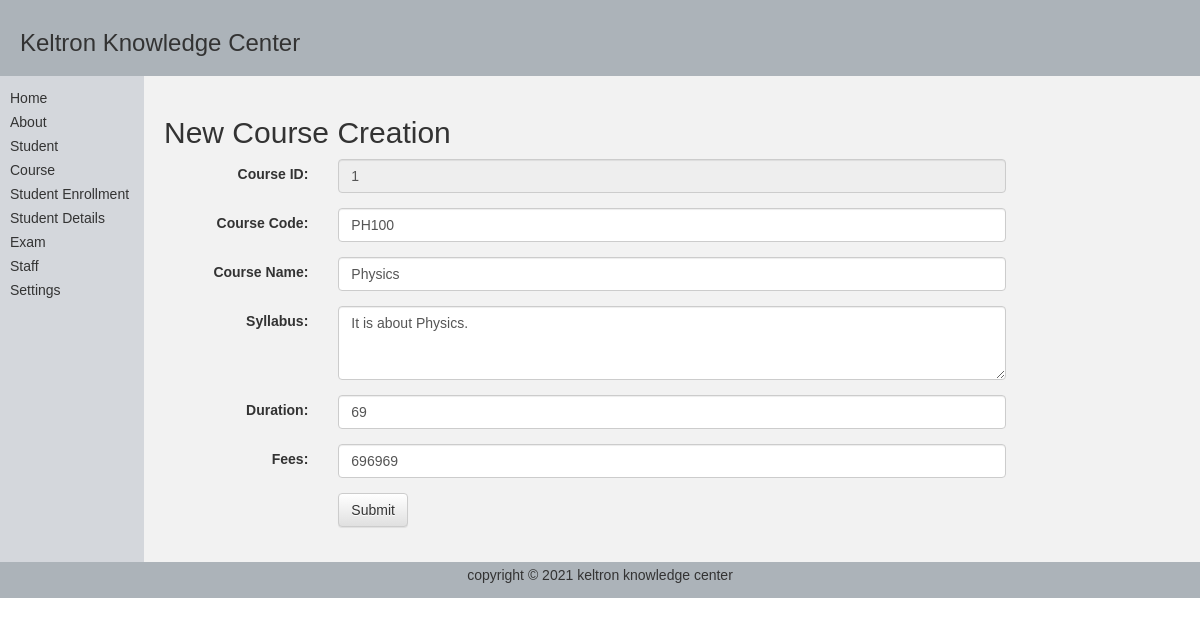
The app's page /views/course_details/course_edit.php?course_id=1 with its own data.
### tables this page shows
CREATE TABLE `course_details` (
  `course_id` int(11) UNSIGNED NOT NULL,
  `course_code` varchar(15) NOT NULL,
  `course_name` varchar(50) NOT NULL,
  `syllabus` varchar(10000) NOT NULL,
  `duration` int(11) NOT NULL,
  `fees` int(11) NOT NULL,
  `updated_by` varchar(15) NOT NULL,
  `updated_on` timestamp NOT NULL DEFAULT current_timestamp() ON UPDATE current_timestamp()
);

### db/DBConnection.class.php (called while the page is built, shortened)
<?php
class DBConnection{
    public static $servername = "localhost";
	public static $username = "root";
	public static $password = "";
	public static $dbase = "KeltronDB";
	static function  getConnect(){
		$connection = new mysqli(self::$servername, self::$username, self::$password,self::$dbase );
		return $connection;
	}
	static function execQery($sql){
		try{
			$result = null;
			$conn = self::getConnect();
			if ($conn->connect_error) {
	  				$result = null;
				}
			else{
					$result = $conn->query($sql);
				}
		}
		catch(Exception $e) {
  			$result = null;
		}
		return $result;
	}
}
?>

### service/courseService.php (called while the page is built, shortened)
<?php
    require_once( ROOT_DIR.'/../db/DBConnection.class.php' );
class CourseService{
function getCourse($course_id){
	$sql  =  "select * from course_details where course_id='$course_id'";
	$result = DBConnection::execQery($sql);
	return $result;
}
}
?>

### views/course_details/course_edit.php (the view, shortened to what this page needs)
<?php
    require_once( ROOT_DIR.'/../service/courseService.php' );
$course_id = $course_code = $course_name = $syllabus = $duration = $fees = "";
$error = false;
if ($_SERVER["REQUEST_METHOD"] == "POST") {
  $course_id = $_POST['course_id'];
  $course_code = $_POST['course_code'];
  $course_name = $_POST['course_name'];
  $syllabus = $_POST['syllabus'];
  $duration = $_POST['duration'];
  $fees = $_POST['fees'];
  if (filter_var($course_id, FILTER_VALIDATE_INT)) {}
  else {
    $errCourse_id = "* Course ID should not be empty";
    $error = true;
  }
  if(empty($course_code)){
    $errCourse_code = "* Course Code should not be empty";
    $error = true;
  }
  if(empty($course_name)){
      $errCourse_name = "* Course Name should not be empty";
      $error = true;
  }
  if(empty($syllabus)){
      $errSyllabus = "* Syllabus need to be specified";
      $error = true;
  }
  if (filter_var($duration, FILTER_VALIDATE_INT)) {
  } else {
      $errDuration = "should be a valid integer";
      $error = true;
  }
  if (filter_var($fees, FILTER_VALIDATE_INT)) {
  } else {
      $errFees = "should be a valid integer";
      $error = true;
  }
  if($error == true ){
      $message = "Please fix the errors";
  }else{
       $oldcourse_id=$_POST['oldcourse_id'];
       $oldcourse_code=$_POST['oldcourse_code'];
       $oldcourse_name=$_POST['oldcourse_name'];
       $oldsyllabus=$_POST['oldsyllabus'];
       $oldduration=$_POST['oldduration'];
       $oldfees=$_POST['oldfees'];
    if ($course_id==$oldcourse_id && $course_code==$oldcourse_code && $course_name==$oldcourse_name && $syllabus==$oldsyllabus && $duration==$oldduration && $fees==$oldfees) {
        $_SESSION["message"] = "No Changes were Made for Course ID $course_id !";
      }else{
      $courseObj = new Course();
      $courseObj->setCourseID($course_id);
      $courseObj->setCourseCode($course_code);
      $courseObj->setCourseName($course_name);
      $courseObj->setSyllabus($syllabus);
      $courseObj->setDuration($duration);
      $courseObj->setFees($fees);
      $courseService = new CourseService();
      $result = $courseService->updateCourse($courseObj);
      if($result > 0){
          $_SESSION["message"] = "Course details updated successfully for Course ID $course_id !";
        }
        else{
          $_SESSION["message"] = "Server busy please try again later !";
        }
       header("Location: course_view_all.php");
  }
  header("Location: course_view_all.php");
  }
}else{
  $course_id =$_GET['course_id'];
  $courseService = new courseService();
                 $result = $courseService->getCourse($course_id);
                 if($result != null){
                     if ($result->num_rows > 0) {
                        $row = $result->fetch_assoc();
                        $course_id = $row["course_id"];
                        $course_code = $row["course_code"];
                        $course_name = $row["course_name"];
                        $syllabus = $row["syllabus"];
                        $duration = $row["duration"];
                        $fees = $row["fees"];
                      }
                  }
}
?>
<!DOCTYPE html>
<html lang="en">
<head>
<link rel="stylesheet"
      href="http://netdna.bootstrapcdn.com/bootstrap/3.1.0/css/bootstrap.min.css">
<link rel="stylesheet"
     href="http://netdna.bootstrapcdn.com/bootstrap/3.1.0/css/bootstrap-theme.min.css">
</head>
<body style="margin:0px;">
    <table   style="width:100%; border-collapse:collapse; font:14px Arial,sans-serif;">
        <tr>
            <td colspan="3" style="padding:10px 20px; background-color:#acb3b9;">
                <h1 style="font-size:24px;"> Keltron Knowledge Center</h1>
            </td>
        </tr>
        <tr style="height:270px;">
            <td style="width:12%; padding:10px 10px; background-color:#d4d7dc; vertical-align: top;">
                <ul style="list-style:none; padding:0px; line-height:24px;">
                   <?php require_once( ROOT_DIR.'/../views/includes/menu.php' ); ?>
                </ul>
            </td>
            <td style="padding:20px; background-color:#f2f2f2; vertical-align:top;">
                <h2>New Course Creation </h2>
            <form class="form-horizontal" method="post" action='<?php echo htmlspecialchars($_SERVER["PHP_SELF"]);?>' >
                <div class="form-group">
                  <label class="control-label col-sm-2" for="course_id">Course ID:</label>
                   <div class="col-sm-8">
                    <input type="text" class="form-control" id="course_id" placeholder="Enter Course ID" name="course_id" readonly ="true"
                    value='<?php echo "$course_id" ;?>'>
                  </div>
                </div>
                <div class="form-group">
                  <label class="control-label col-sm-2" for="course_code">Course Code:</label>
                   <div class="col-sm-8">
                    <input type="text" class="form-control" id="course_code" placeholder="Enter Course Code" name="course_code"
                    value='<?php echo "$course_code" ;?>'>
                  </div>
                </div>
                <div class="form-group">
                  <label class="control-label col-sm-2" for="mark1">Course Name:</label>
                  <div class="col-sm-8">
                    <input type="text" class="form-control" id="course_name" placeholder="Enter the Course Name" name="course_name"
                    value='<?php echo "$course_name" ;?>'
                    >
                  </div>
                </div>
                 <div class="form-group">
                  <label class="control-label col-sm-2"  for="syllabus">Syllabus:</label>
                  <div class="col-sm-8">
                     <textarea input type="text" class="form-control" id="syllabus" rows="3" placeholder="Enter the Syllabus" name="syllabus" ><?php echo htmlspecialchars("$syllabus");?></textarea>
                  </div>
                </div>
                <div class="form-group">
                  <label class="control-label col-sm-2" for="duration">Duration:</label>
                  <div class="col-sm-8">
                    <input type="text" class="form-control" id="mark3" placeholder="Duration for the Course" name="duration" value='<?php echo "$duration" ;?>'>
                  </div>
                </div>
                <div class="form-group">
                  <label class="control-label col-sm-2" for="fees">Fees:</label>
                  <div class="col-sm-8">
                    <input type="text" class="form-control" id="fees" placeholder="Enter the Fee" name="fees" value='<?php echo "$fees" ;?>'>
                  </div>
                </div>
                <div class="form-group">
                  <div class="col-sm-offset-2 col-sm-10">
                    <button type="submit" class="btn btn-default">Submit</button>
                  </div>
                </div>
              </form>
            </td>
        </tr>
        <tr>
            <td colspan="3" style="padding:5px; background-color:#acb3b9; text-align:center;">
                <p>copyright &copy; <?php echo date("Y"); ?> keltron knowledge center</p>
            </td>
        </tr>
    </table>
</body>
</html>

### views/course_details/course_edit.php (style rules this page uses)
input { position: relative; }

### records on screen
course_details: course_id "1", course_code "PH100", course_name "Physics", syllabus "It is about Physics.", duration "69", fees "696969"
